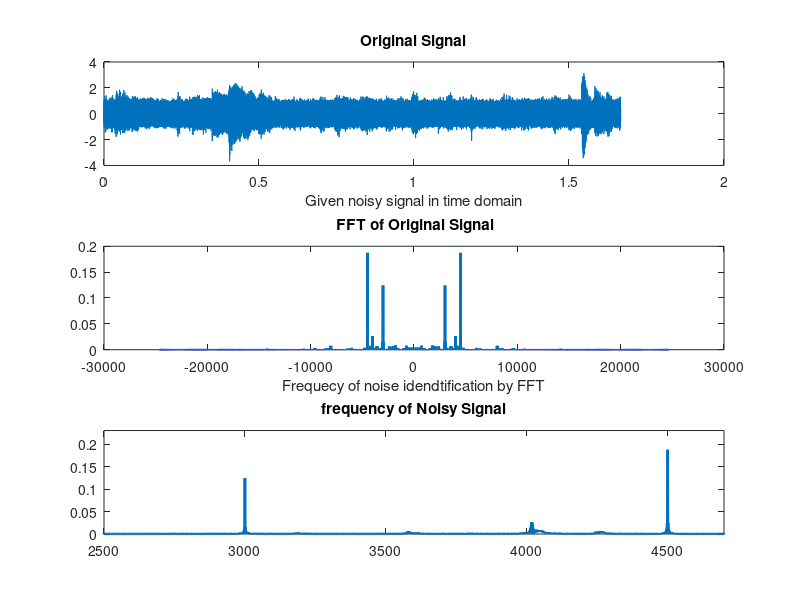

Write the MATLAB code that produced this figure. (Note: this script raises an error after producing the figure.)
clear all
clc
clf
close all
%%
load('noisysignal.mat')
sound(x) %origina sound

noisy=x;
fs=49152;

N=length(x);
L=2^nextpow2(N);
t=(0:N-1)/fs;

subplot(3,1,1)
plot(t,x)
title('Original Signal')
xlabel('Given noisy signal in time domain')
subplot(3,1,2)
X1=abs(fftshift(fft(x,L)/L));
fn=fs/L;
f=-fs/2:fn:fs/2-fn;
plot(f,X1,'linewidth',2)
title(' FFT of Original Signal');
xlabel('Frequecy of noise idendtification by FFT')
subplot(3,1,3)
plot(f,X1,'linewidth',2)
axis([2500 4700,0 .23])
title('frequency of Noisy Signal'); % 3000Hz and 4500 Hz are noisy signal
%%
% Design first filter
order=554;
fs1=49152;
wg1 = [4300*2/fs1, 4700*2/fs1];
%[b1,a1] = butter(3,wg1,'stop');
[b1,a1] =fir1(order,wg1,'DC-1',hamming(order+1));

% Design second filter
wg2 = [2800.0*2/fs1, 3200.5*2/fs1];
%[b2,a2] = butter(3,wg2,'stop');
[b2,a2] =fir1(order,wg2,'DC-1',hamming(order+1));
%design Third order
fs1=49152;
wg3 = [3700*2/fs1, 4250.0*2/fs1];
%[b3,a3] = butter(3,wg3,'stop');
[b3,a3] =fir1(order,wg3,'DC-1',hamming(order+1));
% Convolve filters
a0 = conv(a1, a2);
b0 = conv(b1, b2);
a11 = conv(a0, a3);
b11 = conv(b0, b3);
a0=a11;
b0=b11;
% Plot filter
subplot(2,1,2);
title('Designed Filter');
freqz(b0, a0, 4096, fs1);

%%
%
without_nois= (filter(b0,a0,x));
without_nois2=filter(b3,a3, (without_nois));

y=without_nois2;
L2=2^nextpow2(length(y));
Y=abs(fftshift(fft(y,L2)/L2));
fn=fs/L2;
figure(3)
f=-fs/2:fn:fs/2-fn;
subplot(3,1,1)
plot(t,x)
title('Unfiltred signal')
subplot(3,1,2)
plot(t,y)
title('Filtered Signal')
subplot(3,1,3)
plot(f,Y)
title('fft after filter');
%%
disp("After the noisy sound, Press any Key to listen filtered Sound")
pause
sound(without_nois2)%filtered sound
%%
xx=without_nois;
fs=49152;

t=(0:length(xx)-1)/fs;
L=length(xx);

N=2^nextpow2(L);
X=abs(fftshift(fft( (xx),N)/N));

fn=fs/N;

figure(2)
f=-fs/2:fn:fs/2-fn;

subplot(2,1,1)
plot(f,X1)
title(' Signal after filtering')

subplot(2,1,2)
plot(f,X)
title('Different frequencies after filtering high freq.');

%%
figure(4)
title('comparision of Filtering')
%comparing
subplot(2,1,1)
plot(f,X1,'linewidth',2)
title(' before filtering')
axis([2800 4600,0 0.15])
xlabel('including atleast 3 high frequency noise')

subplot(2,1,2)
plot(f,X,'linewidth',2)
title('After Filter fft.');
axis([2800 4600,0 0.15])
xlabel('After removing High frequecny nois')